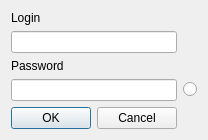
<?xml version="1.0" encoding="UTF-8"?>
<ui version="4.0">
 <class>Dialog</class>
 <widget class="QDialog" name="Dialog">
  <property name="geometry">
   <rect>
    <x>0</x>
    <y>0</y>
    <width>204</width>
    <height>133</height>
   </rect>
  </property>
  <property name="windowTitle">
   <string>Authorization</string>
  </property>
  <layout class="QGridLayout" name="gridLayout">
   <item row="3" column="0">
    <widget class="QLineEdit" name="Password_edit">
     <property name="inputMethodHints">
      <set>Qt::ImhHiddenText</set>
     </property>
    </widget>
   </item>
   <item row="2" column="0">
    <widget class="QLabel" name="Password">
     <property name="sizePolicy">
      <sizepolicy hsizetype="Preferred" vsizetype="Fixed">
       <horstretch>0</horstretch>
       <verstretch>0</verstretch>
      </sizepolicy>
     </property>
     <property name="text">
      <string>Password</string>
     </property>
    </widget>
   </item>
   <item row="1" column="0">
    <widget class="QLineEdit" name="Login_edit"/>
   </item>
   <item row="0" column="0">
    <widget class="QLabel" name="Login">
     <property name="sizePolicy">
      <sizepolicy hsizetype="Minimum" vsizetype="Fixed">
       <horstretch>0</horstretch>
       <verstretch>0</verstretch>
      </sizepolicy>
     </property>
     <property name="text">
      <string>Login</string>
     </property>
    </widget>
   </item>
   <item row="5" column="0">
    <widget class="QDialogButtonBox" name="Ok_Can">
     <property name="orientation">
      <enum>Qt::Horizontal</enum>
     </property>
     <property name="standardButtons">
      <set>QDialogButtonBox::Cancel|QDialogButtonBox::Ok</set>
     </property>
    </widget>
   </item>
   <item row="3" column="1">
    <widget class="QRadioButton" name="radioButton">
     <property name="text">
      <string/>
     </property>
    </widget>
   </item>
  </layout>
 </widget>
 <resources/>
 <connections>
  <connection>
   <sender>Ok_Can</sender>
   <signal>accepted()</signal>
   <receiver>Dialog</receiver>
   <slot>accept()</slot>
   <hints>
    <hint type="sourcelabel">
     <x>248</x>
     <y>254</y>
    </hint>
    <hint type="destinationlabel">
     <x>157</x>
     <y>274</y>
    </hint>
   </hints>
  </connection>
  <connection>
   <sender>Ok_Can</sender>
   <signal>rejected()</signal>
   <receiver>Dialog</receiver>
   <slot>reject()</slot>
   <hints>
    <hint type="sourcelabel">
     <x>316</x>
     <y>260</y>
    </hint>
    <hint type="destinationlabel">
     <x>286</x>
     <y>274</y>
    </hint>
   </hints>
  </connection>
 </connections>
</ui>
